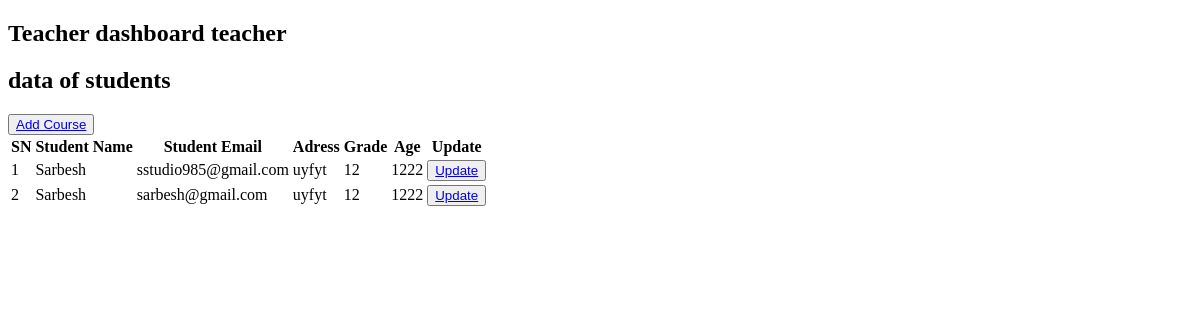
The page /teacher/dashboard/ (signed in) on the database as committed earlier.
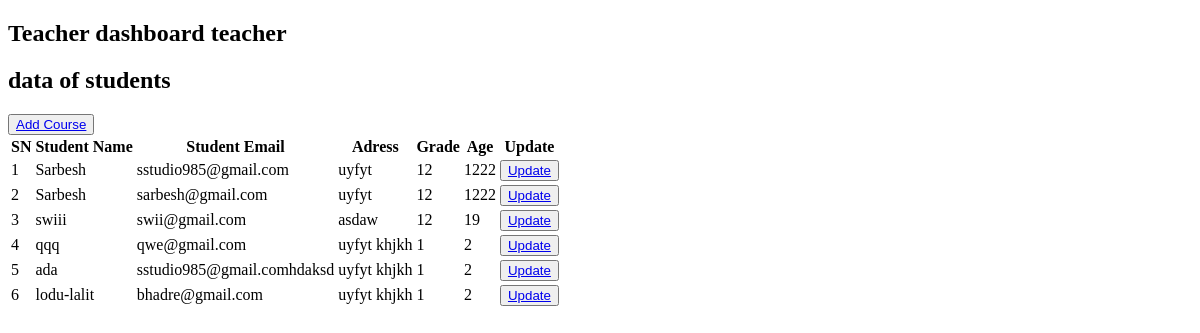
The same page on the database as committed later.
### app/models.py (models this page shows, shortened)
class Student(models.Model):
    user = models.OneToOneField(User, on_delete=models.CASCADE)
    name = models.CharField(max_length=100, blank=True)
    age = models.IntegerField(null=True, blank=True)
    email = models.EmailField(unique=True, null=True, blank=True)
    grade = models.IntegerField(null=True, blank=True)
    address = models.TextField(blank=True)

### app/views.py (the view)
# urls.py: path('teacher/dashboard/', teacher_dashboard, name='teacher_dashboard'),
@login_required
def teacher_dashboard(request):
    students = Student.objects.all()
    if not request.user.groups.filter(name='Teacher').exists():
        raise PermissionDenied
    return render(request, 'teacher/dashboard.html', {'students': students})

### app/templates/teacher/dashboard.html (shortened to what this page needs)
<!DOCTYPE html>
<html lang="en">
<head>
</head>
<body>
   <h2>Teacher
       dashboard
       teacher
    </h2>
    <h2>data of students</h2>
    <button><a href="{% url 'Course' %}">Add Course</a></button>
    <div class="container">
        <table>
            <tr>
                <th>SN</th>
                <th>Student Name</th>
                <th>Student Email</th>
                <th>Adress</th>
                <th>Grade</th>
                <th>Age</th>
                <th>Update</th>
            </tr>
            {% for student in students %}
            <tr>
                <td>{{ forloop.counter }}</td>
                <td>{{ student.name }}</td>
                <td>{{ student.email }}</td>
                <td>{{ student.address }}</td>
                <td>{{ student.grade }}</td>
                <td>{{ student.age }}</td>
                <td><button><a href="{% url 'update_student' student.id %}">Update</a></button></td>
            </tr>
            {% endfor %}
        </table>
    </div>
</body>
</html>

Rows that differ between the two databases and show on the page:
added Student: name "swiii", email "swii@gmail.com", address "asdaw", grade "12", age "19"
added Student: name "qqq", email "qwe@gmail.com", address "uyfyt khjkh", grade "1", age "2"
added Student: name "ada", email "sstudio985@gmail.comhdaksd", address "uyfyt khjkh", grade "1", age "2"
added Student: name "lodu-lalit", email "bhadre@gmail.com", address "uyfyt khjkh", grade "1", age "2"
